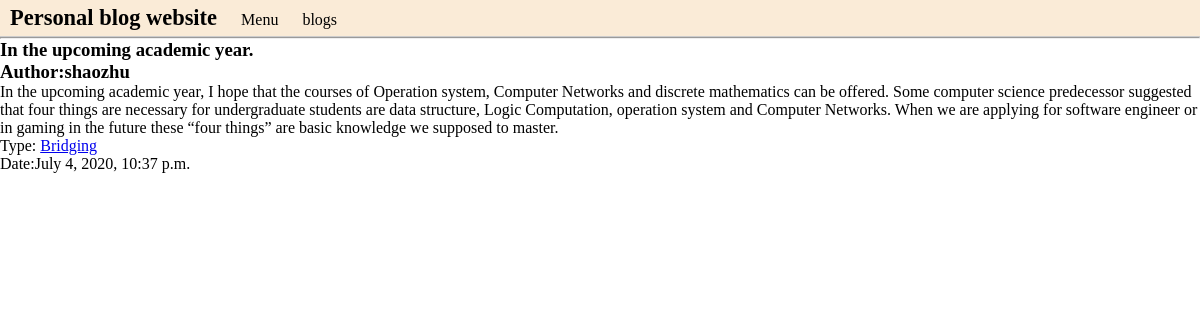
Page /blog/2 on the committed database.
### blog/models.py (models this page shows, shortened)
class Blog(models.Model):
    title = models.CharField(max_length=50)
    blog_type = models.ForeignKey(BlogType, on_delete=models.DO_NOTHING)
    content = models.TextField()
    author = models.ForeignKey(User, on_delete=models.DO_NOTHING)
    created_time = models.DateTimeField(auto_now_add=True)
    last_updated_time = models.DateTimeField(auto_now=True)

class BlogType(models.Model):
    type_name = models.CharField(max_length=15)
    def __str__(self):
        return self.type_name

### blog/views.py (the view)
# urls.py: path('<blog_pk>', views.blog_detail, name= 'blog_detail'),
def blog_detail(req, blog_pk):
    context = {}
    context['blog'] = get_object_or_404(Blog, pk = blog_pk)
    return render_to_response('blog/blog_detail.html', context)

### templates/blog/blog_detail.html (shortened to what this page needs)
{% extends 'base.html' %}
{% block content %}
<h3>{{ blog.title }}</h3>
    <h3>Author:{{ blog.author }}</h3>
    <p>{{ blog.content }}</p>
    <p>Type:
         <a href="{% url 'blogs_with_type' blog.blog_type.pk %}">
            {{ blog.blog_type }}
         </a>
    </p>
    <p>Date:{{ blog.created_time}}</p>
{% endblock %}

### static/base.css (style rules this page uses)
* { margin: 0; padding: 0; }

### rows in the picture
Blog: title "In the upcoming academic year.", author "shaozhu", content "In the upcoming academic year, I hope that the courses of Operation system, Computer Networks and discrete mathematics can be offered. Some computer science predecessor suggested that four things are necessary for undergraduate students are data structure, Logic Computation, operation system and Computer Networks. When we are applying for software engineer or in gaming in the future these “four things” are basic knowledge we supposed to master.", blog_type "Bridging", created_time "July 4, 2020, 10:37 p.m."
